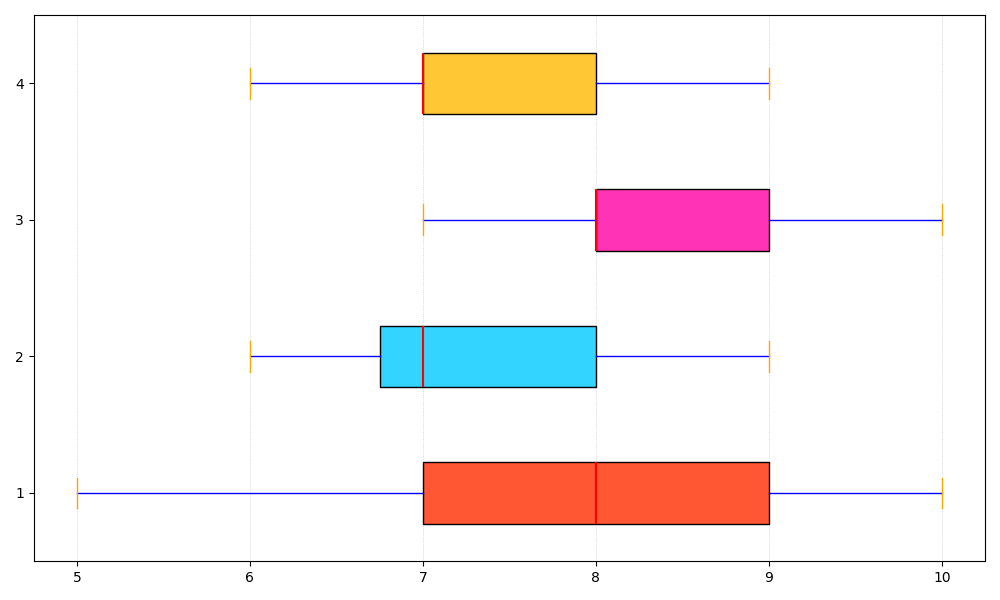

This chart was generated by the following Python code:
import matplotlib.pyplot as plt

satisfaction_scores = {
    'Computer Science': [8, 7, 9, 6, 8, 7, 9, 10, 9, 5, 7, 6, 8, 9, 7, 9],
    'Business': [7, 8, 6, 8, 7, 7, 9, 6, 6, 7, 7, 6, 7, 8, 9, 7],
    'Engineering': [9, 8, 7, 9, 10, 8, 7, 9, 8, 9, 8, 8, 9, 9, 8, 7],
    'Sciences': [7, 8, 7, 8, 7, 8, 6, 7, 7, 8, 8, 9, 7, 8, 6, 7]
}

data = list(satisfaction_scores.values())

plt.figure(figsize=(10, 6))
box = plt.boxplot(data, notch=False, vert=False, patch_artist=True)

new_colors = ['#FF5733', '#33D4FF', '#FF33B5', '#FFC733']
for patch, color in zip(box['boxes'], new_colors):
    patch.set_facecolor(color)

plt.grid(axis='x', linestyle=':', linewidth=0.5, alpha=0.8)

for whisker in box['whiskers']:
    whisker.set(color='blue', linewidth=1)

for cap in box['caps']:
    cap.set(color='orange', linewidth=1)

for median in box['medians']:
    median.set(color='red', linewidth=1.5)

plt.tight_layout()
plt.show()
